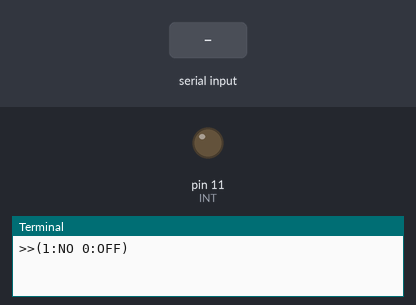
The program below on a simulated Raspberry Pi (header pin numbers). Parts: output pins drawn as LEDs (lit = HIGH), the last lines printed to the terminal. The inputs (shaded band) are chosen by the test bench.

Above: at 1.2 s.
1.3 s: "1" typed at the terminal, then Enter
At 2.5 s:
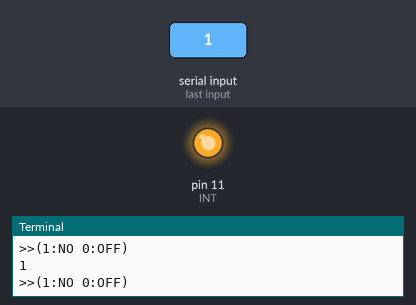
2.8 s: "0" typed at the terminal, then Enter
At 3.8 s:
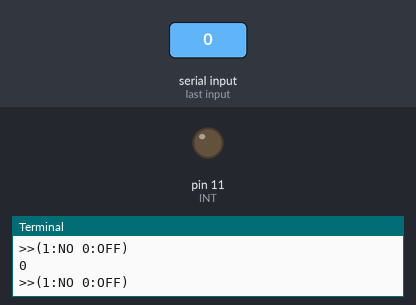
Timing chart, 0 to 5.8 s (numbered marks = the images above; inputs shaded):
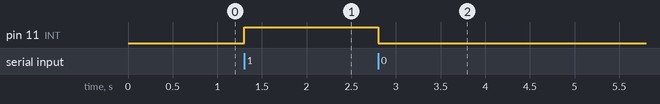

The program:

SRD.py
```python
#!/usr/bin/python
# -*- coding:UTF-8 -*-
from ast import Str
import RPi.GPIO as GPIO
import time
INT = 11

GPIO.setwarnings(False)

class SRD:
	def __init__(self):
		GPIO.setmode(GPIO.BOARD)
		GPIO.setup(INT,GPIO.OUT)
		self.OFF()

	def ON(self):
		GPIO.output(INT,GPIO.HIGH)

	def OFF(self):
		GPIO.output(INT,GPIO.LOW)


if __name__ == "__main__":
	try:
		srd = SRD()
		while True:
			data = input(">>(1:NO 0:OFF)")
			if(data.upper() == '1'):
				srd.ON()
			elif(data.upper() == '0'):
				srd.OFF()
	except KeyboardInterrupt:
		GPIO.cleanup()
```

Measured:
- after the input at 1.3 s, pin 11 (INT): LOW → HIGH at once
- after the input at 2.8 s, pin 11 (INT): HIGH → LOW at once
